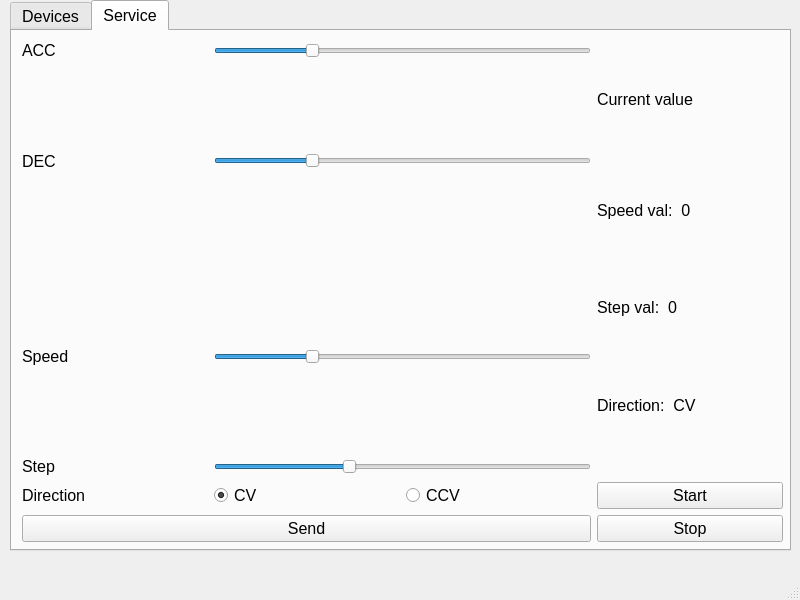
<?xml version="1.0" encoding="UTF-8"?>
<ui version="4.0">
 <class>MainWindow</class>
 <widget class="QMainWindow" name="MainWindow">
  <property name="geometry">
   <rect>
    <x>0</x>
    <y>0</y>
    <width>800</width>
    <height>600</height>
   </rect>
  </property>
  <property name="windowTitle">
   <string>MainWindow</string>
  </property>
  <widget class="QWidget" name="centralwidget">
   <widget class="QTabWidget" name="ServiceWidget">
    <property name="geometry">
     <rect>
      <x>10</x>
      <y>0</y>
      <width>781</width>
      <height>551</height>
     </rect>
    </property>
    <property name="font">
     <font>
      <pointsize>12</pointsize>
     </font>
    </property>
    <property name="currentIndex">
     <number>1</number>
    </property>
    <widget class="QWidget" name="tab">
     <attribute name="title">
      <string>Devices</string>
     </attribute>
    </widget>
    <widget class="QWidget" name="tab_2">
     <attribute name="title">
      <string>Service</string>
     </attribute>
     <widget class="QWidget" name="">
      <property name="geometry">
       <rect>
        <x>10</x>
        <y>10</y>
        <width>761</width>
        <height>501</height>
       </rect>
      </property>
      <layout class="QGridLayout" name="gridLayout">
       <item row="0" column="0">
        <widget class="QLabel" name="label_8">
         <property name="font">
          <font>
           <pointsize>12</pointsize>
          </font>
         </property>
         <property name="text">
          <string>ACC</string>
         </property>
        </widget>
       </item>
       <item row="1" column="0" rowspan="2">
        <widget class="QLabel" name="label_17">
         <property name="font">
          <font>
           <pointsize>12</pointsize>
          </font>
         </property>
         <property name="text">
          <string>DEC</string>
         </property>
        </widget>
       </item>
       <item row="1" column="1" rowspan="2" colspan="2">
        <widget class="QSlider" name="Speed_slider_5">
         <property name="value">
          <number>25</number>
         </property>
         <property name="orientation">
          <enum>Qt::Horizontal</enum>
         </property>
        </widget>
       </item>
       <item row="2" column="3">
        <widget class="QLabel" name="label_5">
         <property name="font">
          <font>
           <pointsize>12</pointsize>
          </font>
         </property>
         <property name="text">
          <string>Speed val:  0</string>
         </property>
        </widget>
       </item>
       <item row="3" column="0" rowspan="2">
        <widget class="QLabel" name="label">
         <property name="font">
          <font>
           <pointsize>12</pointsize>
          </font>
         </property>
         <property name="text">
          <string>Speed</string>
         </property>
        </widget>
       </item>
       <item row="3" column="1" rowspan="2" colspan="2">
        <widget class="QSlider" name="Speed_slider">
         <property name="value">
          <number>25</number>
         </property>
         <property name="orientation">
          <enum>Qt::Horizontal</enum>
         </property>
        </widget>
       </item>
       <item row="3" column="3">
        <widget class="QLabel" name="label_6">
         <property name="font">
          <font>
           <pointsize>12</pointsize>
          </font>
         </property>
         <property name="text">
          <string>Step val:  0</string>
         </property>
        </widget>
       </item>
       <item row="4" column="3">
        <widget class="QLabel" name="label_7">
         <property name="font">
          <font>
           <pointsize>12</pointsize>
          </font>
         </property>
         <property name="text">
          <string>Direction:  CV</string>
         </property>
        </widget>
       </item>
       <item row="5" column="0">
        <widget class="QLabel" name="label_2">
         <property name="font">
          <font>
           <pointsize>12</pointsize>
          </font>
         </property>
         <property name="text">
          <string>Step</string>
         </property>
        </widget>
       </item>
       <item row="5" column="1" colspan="2">
        <widget class="QSlider" name="Step_slider">
         <property name="value">
          <number>35</number>
         </property>
         <property name="orientation">
          <enum>Qt::Horizontal</enum>
         </property>
        </widget>
       </item>
       <item row="6" column="0">
        <widget class="QLabel" name="label_3">
         <property name="font">
          <font>
           <pointsize>12</pointsize>
          </font>
         </property>
         <property name="text">
          <string>Direction</string>
         </property>
        </widget>
       </item>
       <item row="6" column="1">
        <widget class="QRadioButton" name="radioButton">
         <property name="text">
          <string>CV</string>
         </property>
         <property name="checked">
          <bool>true</bool>
         </property>
        </widget>
       </item>
       <item row="6" column="2">
        <widget class="QRadioButton" name="radioButton_2">
         <property name="text">
          <string>CCV</string>
         </property>
        </widget>
       </item>
       <item row="6" column="3">
        <widget class="QPushButton" name="pushButton_2">
         <property name="font">
          <font>
           <pointsize>12</pointsize>
          </font>
         </property>
         <property name="text">
          <string>Start</string>
         </property>
        </widget>
       </item>
       <item row="7" column="3">
        <widget class="QPushButton" name="pushButton_3">
         <property name="font">
          <font>
           <pointsize>12</pointsize>
          </font>
         </property>
         <property name="text">
          <string>Stop</string>
         </property>
        </widget>
       </item>
       <item row="7" column="0" colspan="3">
        <widget class="QPushButton" name="pushButton">
         <property name="font">
          <font>
           <pointsize>12</pointsize>
          </font>
         </property>
         <property name="text">
          <string>Send</string>
         </property>
        </widget>
       </item>
       <item row="0" column="3" rowspan="2">
        <widget class="QLabel" name="label_4">
         <property name="font">
          <font>
           <pointsize>12</pointsize>
          </font>
         </property>
         <property name="toolTipDuration">
          <number>5</number>
         </property>
         <property name="text">
          <string>Current value</string>
         </property>
        </widget>
       </item>
       <item row="0" column="1" colspan="2">
        <widget class="QSlider" name="Speed_slider_2">
         <property name="value">
          <number>25</number>
         </property>
         <property name="orientation">
          <enum>Qt::Horizontal</enum>
         </property>
        </widget>
       </item>
      </layout>
     </widget>
    </widget>
   </widget>
  </widget>
  <widget class="QMenuBar" name="menubar">
   <property name="geometry">
    <rect>
     <x>0</x>
     <y>0</y>
     <width>800</width>
     <height>21</height>
    </rect>
   </property>
  </widget>
  <widget class="QStatusBar" name="statusbar"/>
 </widget>
 <resources/>
 <connections/>
</ui>
